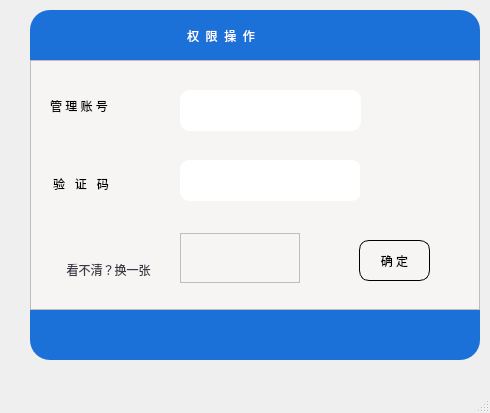
<?xml version="1.0" encoding="UTF-8"?>
<ui version="4.0">
 <class>MainWindow</class>
 <widget class="QMainWindow" name="MainWindow">
  <property name="geometry">
   <rect>
    <x>0</x>
    <y>0</y>
    <width>490</width>
    <height>413</height>
   </rect>
  </property>
  <property name="windowTitle">
   <string>MainWindow</string>
  </property>
  <widget class="QWidget" name="centralwidget">
   <widget class="QFrame" name="frame">
    <property name="geometry">
     <rect>
      <x>30</x>
      <y>10</y>
      <width>450</width>
      <height>350</height>
     </rect>
    </property>
    <property name="minimumSize">
     <size>
      <width>450</width>
      <height>350</height>
     </size>
    </property>
    <property name="maximumSize">
     <size>
      <width>450</width>
      <height>350</height>
     </size>
    </property>
    <property name="styleSheet">
     <string notr="true">#frame{
	border-radius: 20px;
}
QLineEdit{
	background-color: rgb(255, 255, 255);
	border: none;
	border-radius: 10px;
	
	font: 16pt &quot;Noto Sans Brahmi&quot;;
}
QLabel{
	font: 16pt &quot;Noto Sans Brahmi&quot;;
}</string>
    </property>
    <property name="frameShape">
     <enum>QFrame::StyledPanel</enum>
    </property>
    <property name="frameShadow">
     <enum>QFrame::Raised</enum>
    </property>
    <layout class="QVBoxLayout" name="verticalLayout">
     <property name="spacing">
      <number>0</number>
     </property>
     <property name="leftMargin">
      <number>0</number>
     </property>
     <property name="topMargin">
      <number>0</number>
     </property>
     <property name="rightMargin">
      <number>0</number>
     </property>
     <property name="bottomMargin">
      <number>0</number>
     </property>
     <item>
      <widget class="QFrame" name="frame_2">
       <property name="sizePolicy">
        <sizepolicy hsizetype="Preferred" vsizetype="Expanding">
         <horstretch>0</horstretch>
         <verstretch>1</verstretch>
        </sizepolicy>
       </property>
       <property name="styleSheet">
        <string notr="true">#frame_2{
		border-top-left-radius:20px;
		border-top-right-radius:20px;
	background-color: rgb(28, 113, 216);
}</string>
       </property>
       <property name="frameShape">
        <enum>QFrame::StyledPanel</enum>
       </property>
       <property name="frameShadow">
        <enum>QFrame::Raised</enum>
       </property>
       <widget class="QLabel" name="label_notice">
        <property name="geometry">
         <rect>
          <x>157</x>
          <y>12</y>
          <width>151</width>
          <height>27</height>
         </rect>
        </property>
        <property name="styleSheet">
         <string notr="true">QLabel{
	
	color: rgb(255, 255, 255);
	font: 20pt &quot;Noto Sans Brahmi&quot;;
}</string>
        </property>
        <property name="text">
         <string>权  限  操  作</string>
        </property>
       </widget>
       <widget class="QPushButton" name="Button_close">
        <property name="geometry">
         <rect>
          <x>327</x>
          <y>4</y>
          <width>121</width>
          <height>41</height>
         </rect>
        </property>
        <property name="styleSheet">
         <string notr="true">#Button_close{
	border:none;
	background-color: rgba(255, 255, 255,0);
}</string>
        </property>
        <property name="text">
         <string/>
        </property>
       </widget>
      </widget>
     </item>
     <item>
      <widget class="QFrame" name="frame_3">
       <property name="sizePolicy">
        <sizepolicy hsizetype="Preferred" vsizetype="Expanding">
         <horstretch>0</horstretch>
         <verstretch>5</verstretch>
        </sizepolicy>
       </property>
       <property name="styleSheet">
        <string notr="true">background-color: rgb(246, 245, 244);</string>
       </property>
       <property name="frameShape">
        <enum>QFrame::StyledPanel</enum>
       </property>
       <property name="frameShadow">
        <enum>QFrame::Raised</enum>
       </property>
       <widget class="QPushButton" name="Button_enter">
        <property name="geometry">
         <rect>
          <x>329</x>
          <y>180</y>
          <width>71</width>
          <height>41</height>
         </rect>
        </property>
        <property name="styleSheet">
         <string notr="true">QPushButton{
	border: 1px solid;
	border-radius: 10px;
	font: 12pt &quot;Noto Sans Brahmi&quot;;
}
QPushButton:pressed{
	padding-top: 5px;
	padding-left: 5px;
}</string>
        </property>
        <property name="text">
         <string>确 定</string>
        </property>
       </widget>
       <widget class="QLabel" name="label_code_infor">
        <property name="geometry">
         <rect>
          <x>23</x>
          <y>110</y>
          <width>111</width>
          <height>27</height>
         </rect>
        </property>
        <property name="text">
         <string>验   证   码</string>
        </property>
       </widget>
       <widget class="QLabel" name="label_root_infor">
        <property name="geometry">
         <rect>
          <x>20</x>
          <y>30</y>
          <width>101</width>
          <height>31</height>
         </rect>
        </property>
        <property name="text">
         <string>管 理 账 号</string>
        </property>
       </widget>
       <widget class="QLineEdit" name="lineEdit_root">
        <property name="geometry">
         <rect>
          <x>150</x>
          <y>30</y>
          <width>181</width>
          <height>41</height>
         </rect>
        </property>
        <property name="styleSheet">
         <string notr="true">QLineEdit{
	font: 16pt &quot;Noto Sans Brahmi&quot;;
	background-color: rgb(255, 255, 255);
}</string>
        </property>
       </widget>
       <widget class="QLineEdit" name="lineEdit_code">
        <property name="geometry">
         <rect>
          <x>150</x>
          <y>100</y>
          <width>181</width>
          <height>41</height>
         </rect>
        </property>
        <property name="styleSheet">
         <string notr="true">QLineEdit{
	font: 16pt &quot;Noto Sans Brahmi&quot;;
	background-color: rgb(255, 255, 255);
}</string>
        </property>
        <property name="text">
         <string/>
        </property>
       </widget>
       <widget class="QStackedWidget" name="stackedWidget_code">
        <property name="geometry">
         <rect>
          <x>330</x>
          <y>100</y>
          <width>71</width>
          <height>41</height>
         </rect>
        </property>
        <property name="styleSheet">
         <string notr="true"/>
        </property>
        <property name="currentIndex">
         <number>0</number>
        </property>
        <widget class="QWidget" name="page"/>
        <widget class="QWidget" name="page_3">
         <widget class="QLabel" name="label_2">
          <property name="geometry">
           <rect>
            <x>0</x>
            <y>-4</y>
            <width>85</width>
            <height>41</height>
           </rect>
          </property>
          <property name="styleSheet">
           <string notr="true">QLabel{
	color: rgb(237, 51, 59);
	font: 14pt &quot;Noto Sans Brahmi&quot;;
}</string>
          </property>
          <property name="text">
           <string>  空</string>
          </property>
         </widget>
        </widget>
        <widget class="QWidget" name="page_2">
         <widget class="QLabel" name="label">
          <property name="geometry">
           <rect>
            <x>0</x>
            <y>10</y>
            <width>85</width>
            <height>27</height>
           </rect>
          </property>
          <property name="styleSheet">
           <string notr="true">QLabel{
	color: rgb(237, 51, 59);
	font: 14pt &quot;Noto Sans Brahmi&quot;;
}</string>
          </property>
          <property name="text">
           <string>  错 误</string>
          </property>
         </widget>
        </widget>
       </widget>
       <widget class="QGraphicsView" name="graphicsView">
        <property name="geometry">
         <rect>
          <x>150</x>
          <y>173</y>
          <width>120</width>
          <height>50</height>
         </rect>
        </property>
        <property name="minimumSize">
         <size>
          <width>120</width>
          <height>50</height>
         </size>
        </property>
        <property name="maximumSize">
         <size>
          <width>120</width>
          <height>50</height>
         </size>
        </property>
       </widget>
       <widget class="QPushButton" name="Button_changeing">
        <property name="geometry">
         <rect>
          <x>13</x>
          <y>192</y>
          <width>131</width>
          <height>35</height>
         </rect>
        </property>
        <property name="styleSheet">
         <string notr="true">QPushButton{
	border:none;
	font: 12pt &quot;Noto Sans Brahmi&quot;;
	
	color: rgb(61, 56, 70);
	background-color: rgba(255, 255, 255,0);
}
QPushButton:hover{
	color: rgb(28, 113, 216);
}
QPushButton:pressed{
	padding-top: 3px;
	padding-left: 3px;
}</string>
        </property>
        <property name="text">
         <string>看不清？换一张</string>
        </property>
       </widget>
      </widget>
     </item>
     <item>
      <widget class="QFrame" name="frame_4">
       <property name="sizePolicy">
        <sizepolicy hsizetype="Preferred" vsizetype="Expanding">
         <horstretch>0</horstretch>
         <verstretch>1</verstretch>
        </sizepolicy>
       </property>
       <property name="styleSheet">
        <string notr="true">#frame_4{
		border-bottom-left-radius:20px;
		border-bottom-right-radius:20px;
	background-color: rgb(28, 113, 216);
}</string>
       </property>
       <property name="frameShape">
        <enum>QFrame::StyledPanel</enum>
       </property>
       <property name="frameShadow">
        <enum>QFrame::Raised</enum>
       </property>
      </widget>
     </item>
    </layout>
   </widget>
  </widget>
  <widget class="QStatusBar" name="statusbar"/>
 </widget>
 <resources>
  <include location="svg.qrc"/>
 </resources>
 <connections>
  <connection>
   <sender>Button_close</sender>
   <signal>clicked()</signal>
   <receiver>MainWindow</receiver>
   <slot>close()</slot>
   <hints>
    <hint type="sourcelabel">
     <x>444</x>
     <y>43</y>
    </hint>
    <hint type="destinationlabel">
     <x>505</x>
     <y>43</y>
    </hint>
   </hints>
  </connection>
 </connections>
</ui>
